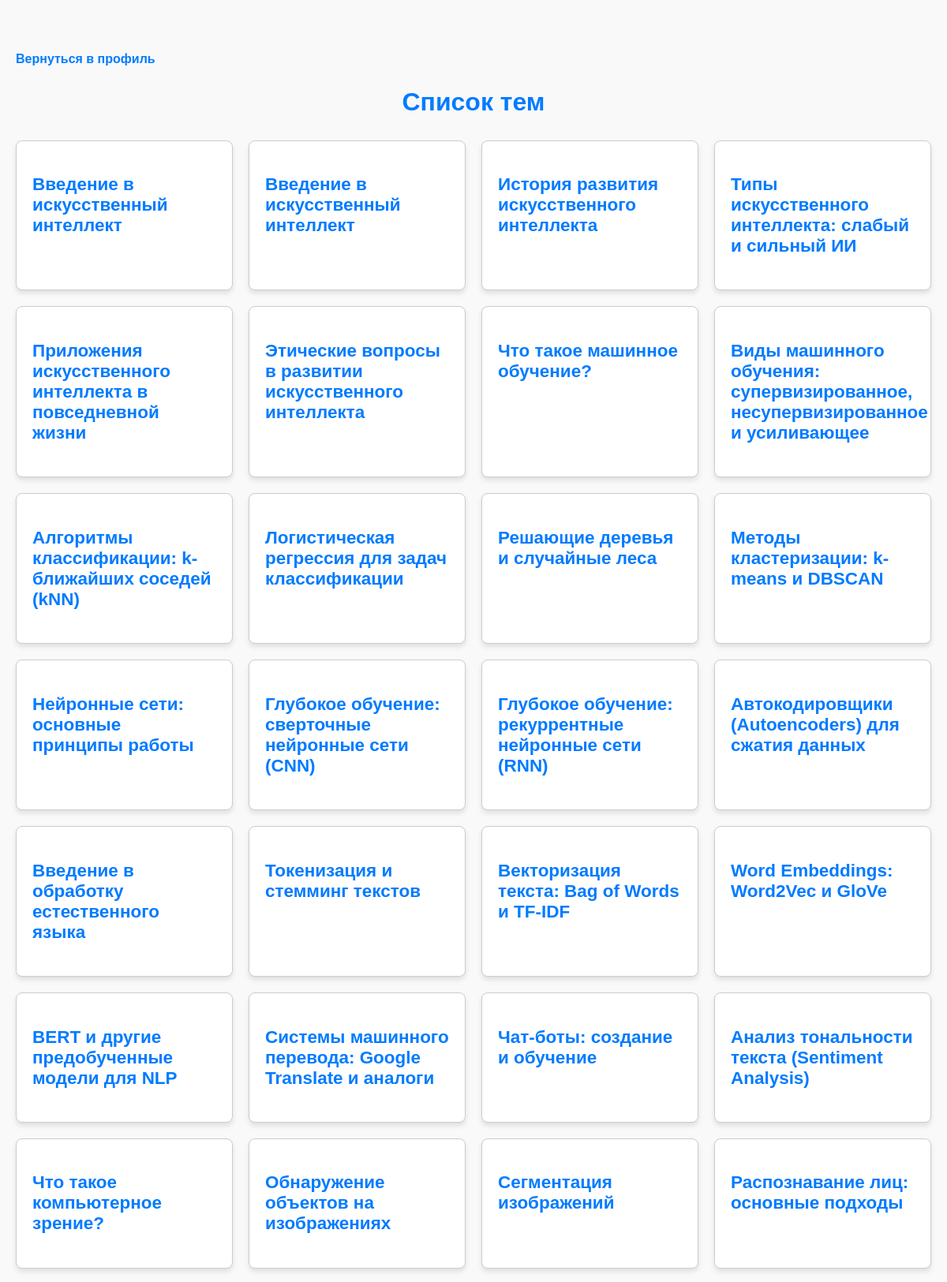
Screenshot of /topics.php (signed in, upper part) with the database file from the repository.
### tables this page shows
CREATE TABLE `topics` (
  `id` int(11) NOT NULL,
  `title` varchar(255) NOT NULL,
  `content` text NOT NULL
);

### topics.php (the view, shortened to what this page needs)
<?php
$conn = new mysqli("localhost", "root", "", "edu_site");
$sql = "SELECT * FROM topics";
$result = $conn->query($sql);
?>
<!DOCTYPE html>
<html lang="ru">
<head>
    <link rel="stylesheet" href="style.css">
</head>
<body>
    <div class="topics-page">
        <p><a href="profile.php">Вернуться в профиль</a></p>
        <h2>Список тем</h2>
        <?php if ($result->num_rows > 0) : ?>
            <div class="topics-list">
                <?php while ($row = $result->fetch_assoc()) : ?>
                    <div class="topic-card">
                        <a href="topic.php?id=<?php echo htmlspecialchars($row['id']); ?>">
                            <h3><?php echo htmlspecialchars($row['title']); ?></h3>
                        </a>
                    </div>
                <?php endwhile; ?>
            </div>
        <?php else : ?>
            <p>Нет доступных тем.</p>
        <?php endif; ?>
    </div>
</body>
</html>

### style.css (style rules this page uses)
:root { --white-color: #fff; --bg-color: #f9f9f9; --gray-color: #ccc; --primary-color: #007BFF; --secondary-color: #6c757d; }
body { font-family: Arial, sans-serif; margin: 0; padding: 0; background: var(--bg-color); color: #333; }
a { text-decoration: none; color: var(--primary-color); font-weight: bold; }
.topics-page { padding: 50px 20px; background: var(--bg-color); }
.topics-page h2 { text-align: center; margin-bottom: 30px; color: var(--primary-color); font-size: 2rem; }
.topics-list { display: grid; grid-template-columns: repeat(auto-fit, minmax(250px, 1fr)); gap: 20px; }
.topic-card { background: var(--white-color); border: 1px solid var(--gray-color); border-radius: 8px; padding: 20px; box-shadow: 0 4px 6px rgba(0, 0, 0, 0.1); transition: transform 0.3s ease, box-shadow 0.3s ease; }
.topic-card a { color: var(--primary-color); font-weight: bold; font-size: 1.2rem; display: block; }

### rows the page displays
topics: title "Введение в искусственный интеллект"
topics: title "Введение в искусственный интеллект"
topics: title "История развития искусственного интеллекта"
topics: title "Типы искусственного интеллекта: слабый и сильный ИИ"
topics: title "Приложения искусственного интеллекта в повседневной жизни"
topics: title "Этические вопросы в развитии искусственного интеллекта"
topics: title "Что такое машинное обучение?"
topics: title "Виды машинного обучения: супервизированное, несупервизированное и усиливающее"
topics: title "Алгоритмы классификации: k-ближайших соседей (kNN)"
topics: title "Логистическая регрессия для задач классификации"
topics: title "Решающие деревья и случайные леса"
topics: title "Методы кластеризации: k-means и DBSCAN"
topics: title "Нейронные сети: основные принципы работы"
topics: title "Глубокое обучение: сверточные нейронные сети (CNN)"
topics: title "Глубокое обучение: рекуррентные нейронные сети (RNN)"
topics: title "Автокодировщики (Autoencoders) для сжатия данных"
topics: title "Введение в обработку естественного языка"
topics: title "Токенизация и стемминг текстов"
topics: title "Векторизация текста: Bag of Words и TF-IDF"
topics: title "Word Embeddings: Word2Vec и GloVe"
topics: title "BERT и другие предобученные модели для NLP"
topics: title "Системы машинного перевода: Google Translate и аналоги"
topics: title "Чат-боты: создание и обучение"
topics: title "Анализ тональности текста (Sentiment Analysis)"
topics: title "Что такое компьютерное зрение?"
topics: title "Обнаружение объектов на изображениях"
topics: title "Сегментация изображений"
topics: title "Распознавание лиц: основные подходы"
